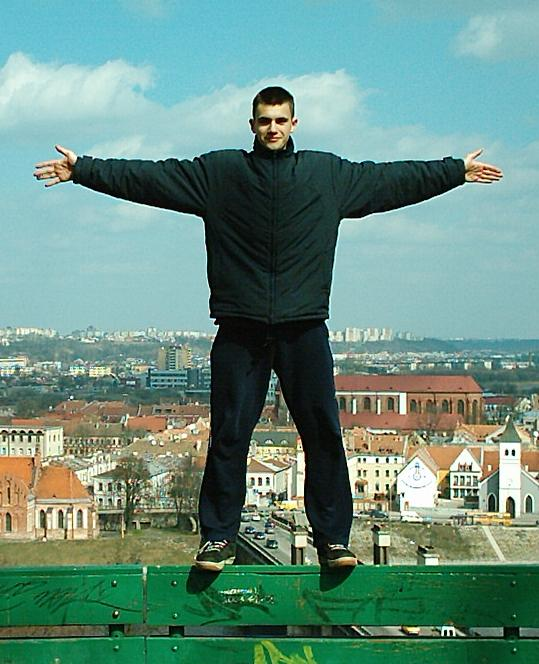
#> input picture OpenCV101/00.jpg, 539 x 664 px
$ python ImageRotation.py
#> lines starting #> are read from the running program, lines starting #| are printed output that depends on the picture
import cv2 as cv
import numpy as np
import argparse
import imutils

#construct the argument parser and parse the argument
ap = argparse.ArgumentParser()
ap.add_argument('-i', '--image', type = str, default = '00.jpg',
                help = 'Path to input image')
args = vars(ap.parse_args())

#Read image
image = cv.imread(args['image'])
#> image is the input picture: shape (664, 539, 3); mean B, G, R 129.2, 142.4, 105.3
cv.imshow('Image', image)
cv.waitKey(0)

#storing dimensions in to h and w variables
(h, w) = (image.shape[0], image.shape[1])
#> h = 664; w = 539
(cX, cY) = (w//2, h//2)                    #center point of image
#> cX = 269; cY = 332

#rotate the image 45 degrees arround the center point
M = cv.getRotationMatrix2D((cX, cY), 45, 1.0) #last value is scale of image increase it if need bigger image
rotated = cv.warpAffine(image, M, (w, h))
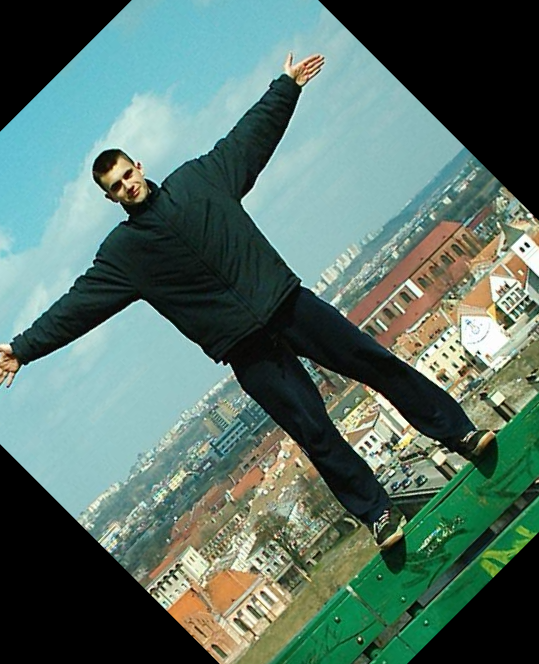
#> rotated: shape (664, 539, 3); mean B, G, R 103.4, 113.6, 87.3
cv.imshow('Rotated by 45 Degree', rotated)
cv.waitKey(0)


#rotate the image -90 degrees arround the center point
M = cv.getRotationMatrix2D((cX, cY), -90, 1.0)
#> M = [[6.12e-17, -1, 601], [1, 6.12e-17, 63]]
rotated = cv.warpAffine(image, M, (w, h))
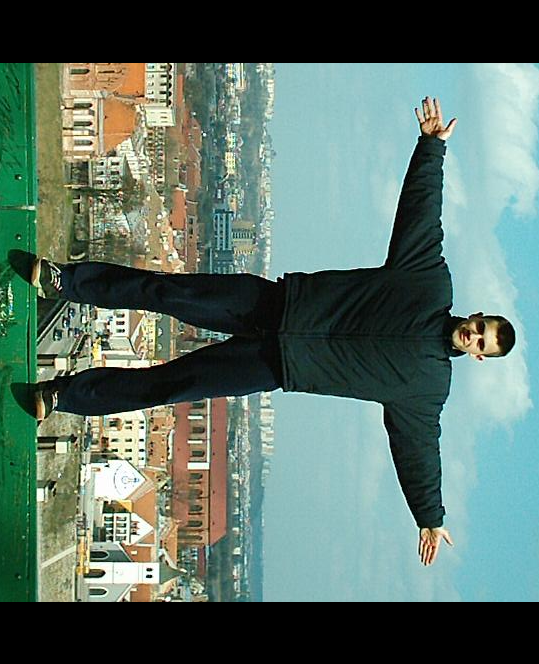
#> rotated: shape (664, 539, 3); mean B, G, R 104.4, 114.7, 92
cv.imshow('Rotated by -90 Degree', rotated)
cv.waitKey(0)

#rotate the image arround an arbitrary point instead of center of image
M = cv.getRotationMatrix2D((10, 10), 30, 0.5)
rotated = cv.warpAffine(image, M, (w, h))
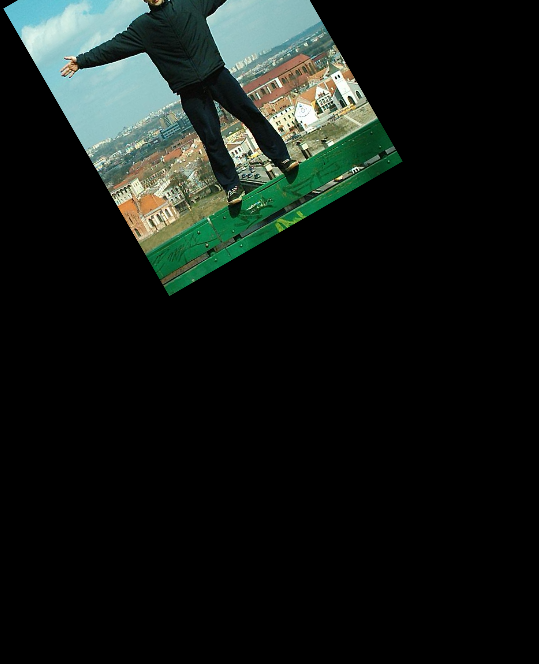
#> rotated: shape (664, 539, 3); mean B, G, R 22.6, 26.2, 20
cv.imshow('Rotated by 30 Degree and Decrease Size', rotated)
cv.waitKey(0)

#rotate the image 180 degrees using imutils.rotate
rotated = imutils.rotate(image, 180)
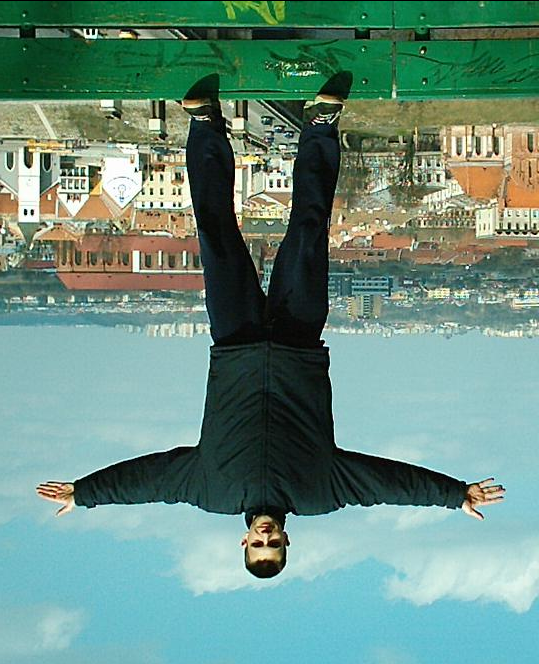
#> rotated: shape (664, 539, 3); mean B, G, R 128.9, 142.2, 105.1
cv.imshow('Rotated by 180 Degree', rotated)
cv.waitKey(0)

#rotate the image 45 degrees using imutils.rotate_bound
rotated = imutils.rotate_bound(image, 45)
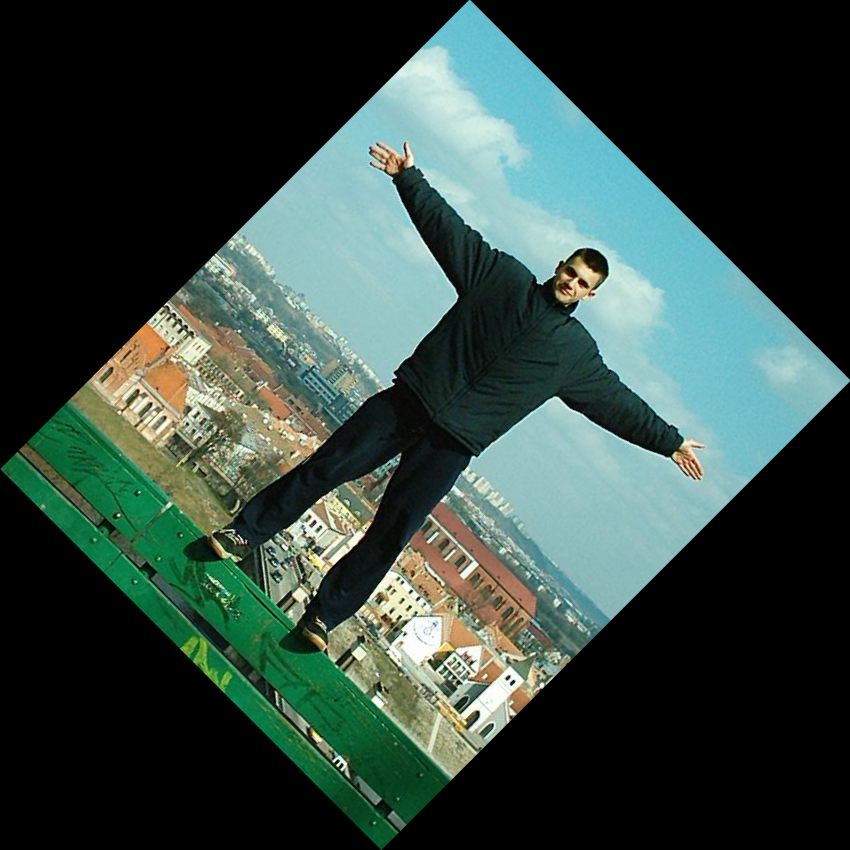
#> rotated: shape (850, 850, 3); mean B, G, R 64, 70.6, 52.1
cv.imshow('Rotated by 45 Degree', rotated)
cv.waitKey(0)

cv.destroyAllWindows()

$ run again, with OpenCV101/road2.jpg copied over OpenCV101/00.jpg
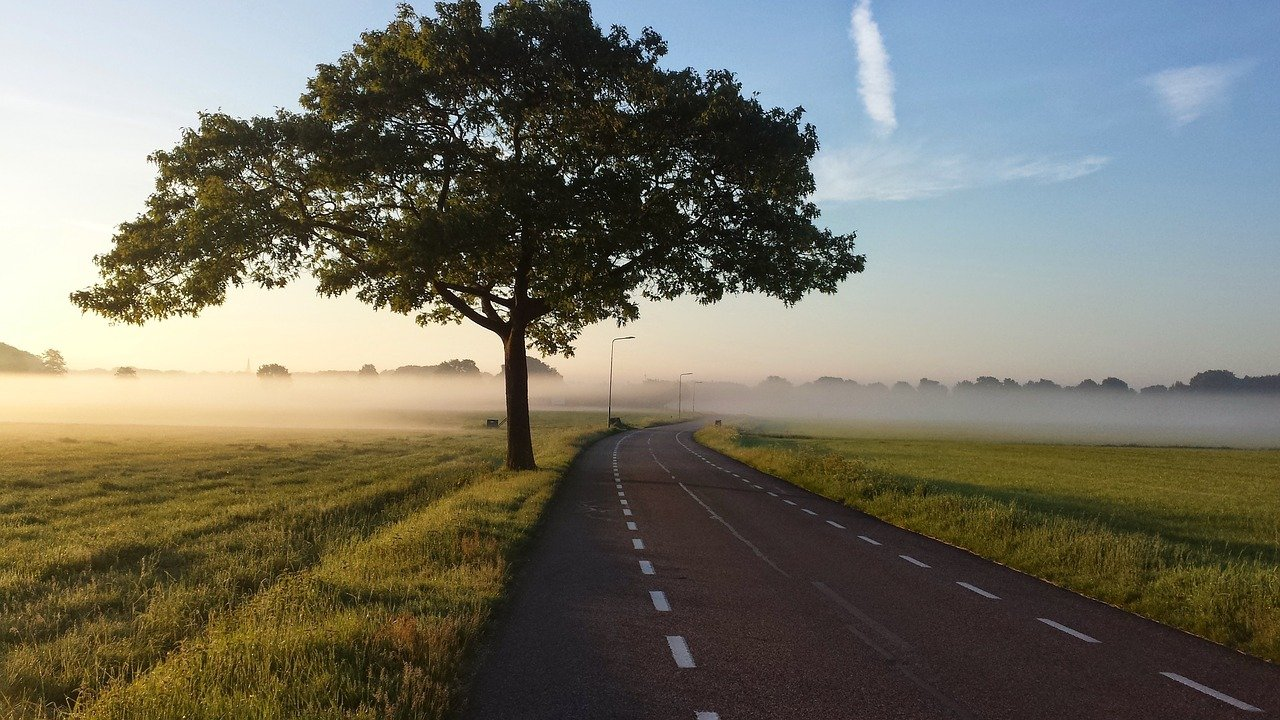
#> input picture OpenCV101/road2.jpg, 1280 x 720 px
#> image is the input picture: shape (720, 1280, 3); mean B, G, R 101.7, 114.6, 116.3
#> `rotated = imutils.rotate(image, 180)`:
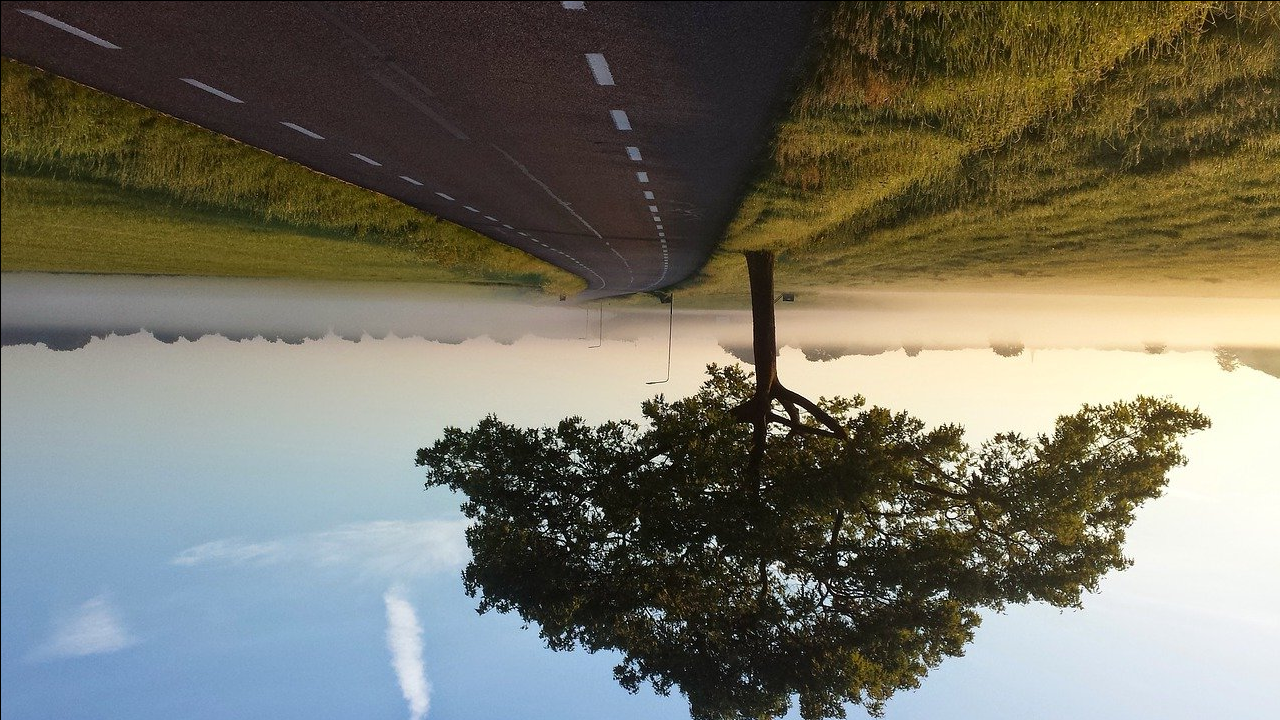
#> rotated: shape (720, 1280, 3); mean B, G, R 101.2, 114.2, 115.9
#> `rotated = imutils.rotate_bound(image, 45)`:
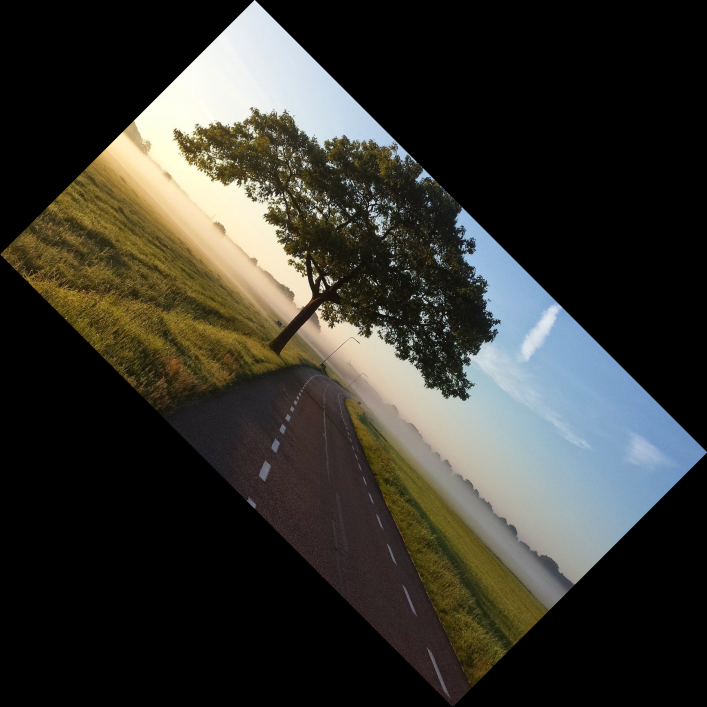
#> rotated: shape (1414, 1414, 3) (shown at 1/2 size); mean B, G, R 46.9, 52.8, 53.6

$ run again, with OpenCV101/road3.jpg copied over OpenCV101/00.jpg
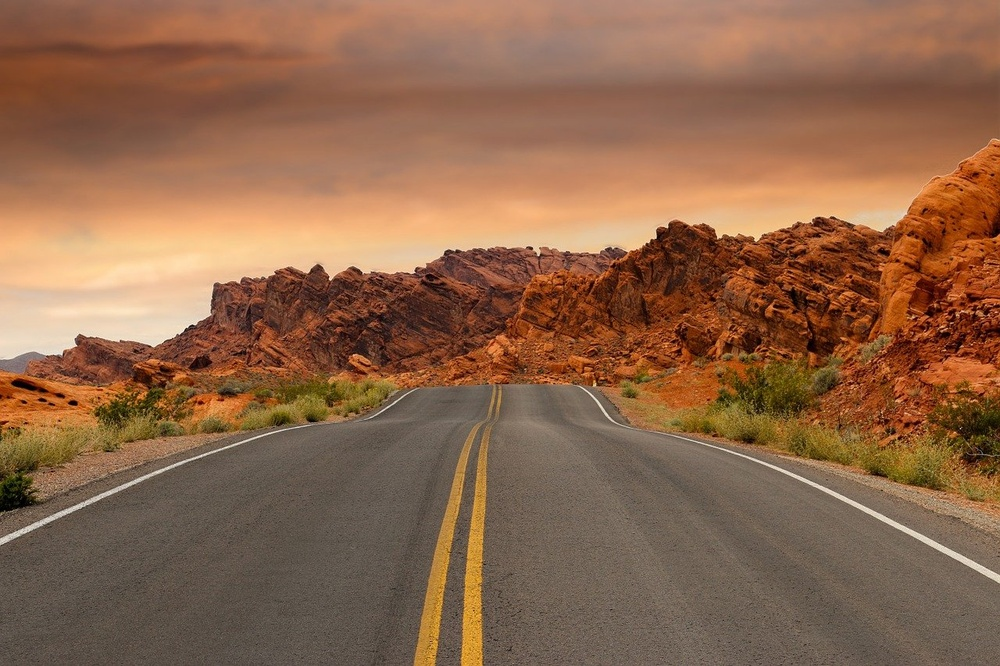
#> input picture OpenCV101/road3.jpg, 1000 x 666 px, shrunk from 1280 x 853 before the run
#> image is the input picture: shape (666, 1000, 3); mean B, G, R 75.4, 102, 141.2
#> `rotated = imutils.rotate(image, 180)`:
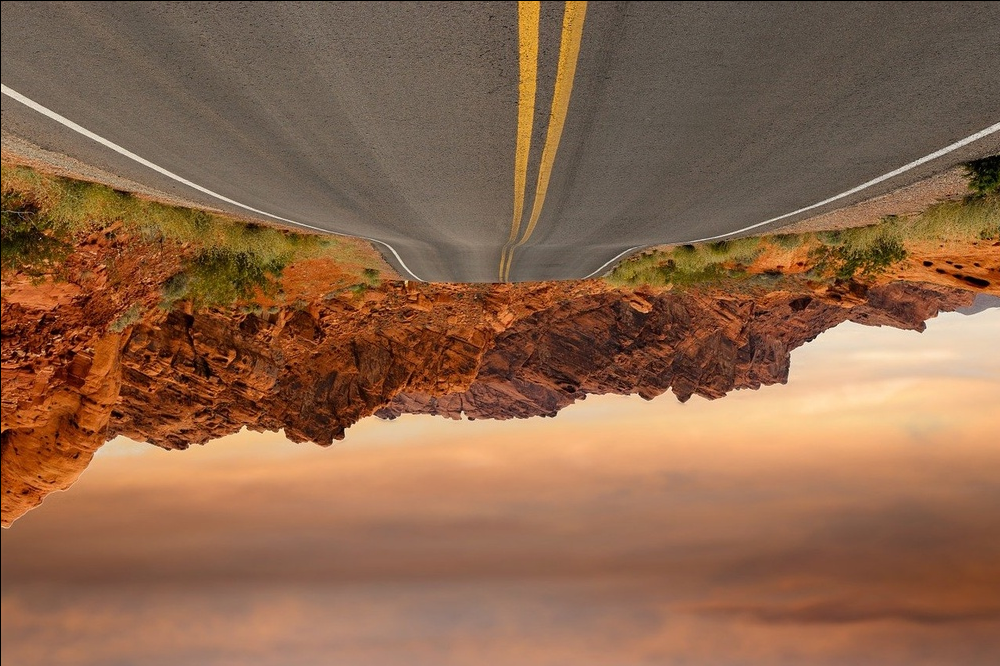
#> rotated: shape (666, 1000, 3); mean B, G, R 75.2, 101.7, 140.8
#> `rotated = imutils.rotate_bound(image, 45)`:
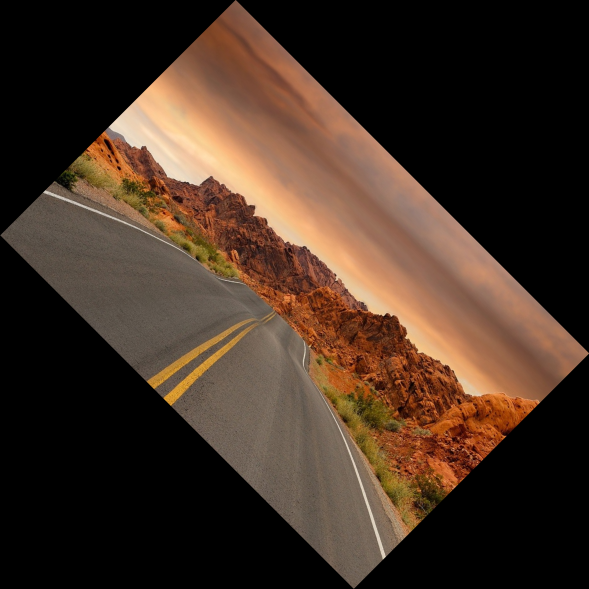
#> rotated: shape (1178, 1178, 3) (shown at 1/2 size); mean B, G, R 36.2, 49, 67.8
